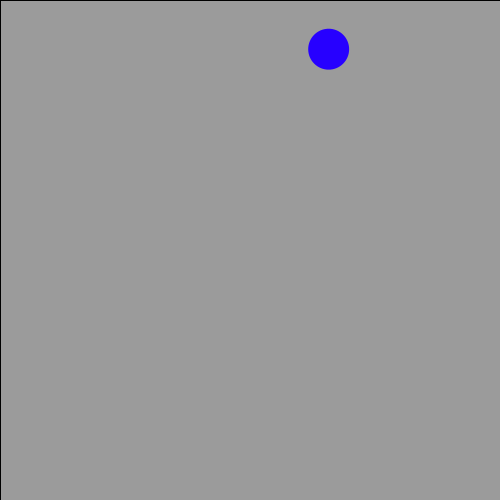
Frame 1 (no input)
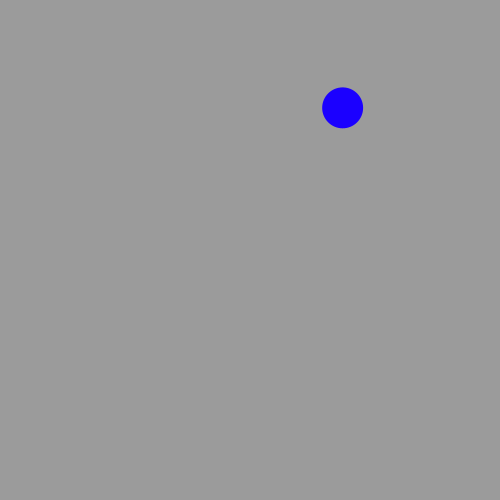
Frame 60 (the mouse pressed at the canvas centre just before this capture)
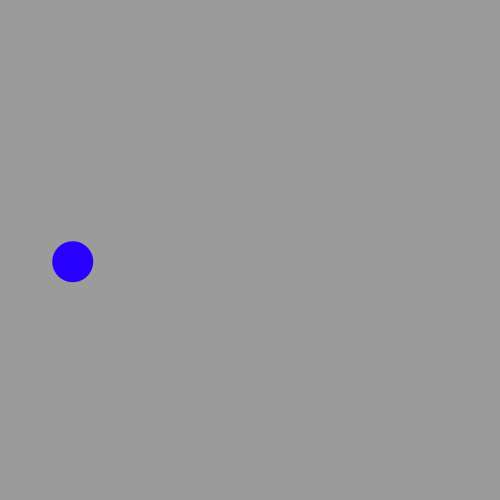
Frame 120 (the mouse held since frame 60 and released just before this capture)

The Processing sketch that drew these frames (run headless with seeded random() and noise(); from frame 60 on, the mouse is pressed at the canvas centre):

// Processing sketch: processing_106051
// ── processing_106051.pde

//declarify the variables
float xPos;
float yPos;
float radius;
float speed1;
float speed2;
float gravity=1;
 
//setup the variations
void setup () {
  size(500, 500);
  xPos = random(0, width);
  yPos = random(0, height/4);//y shouldn't be lesser th height, otherwise the ball an not upspring 
  radius = random(40, 41);//radius of the ball shaking when upspring
  speed1=random(3, 13);
  speed2=random(2, 18);
}
 
void draw() {
  background(255);
  fill(0, 100);
  rect(0, 0, width, height);//to erase the path of ball
 
 
  speed2+=gravity;
  xPos+=speed1;
  yPos+=speed2;
 
 
  if ((xPos <= radius/2)||(xPos >= width - radius/2)) {
    speed1 = -speed1;
  }
 
  if ((yPos <= radius/2)||(yPos >= height - radius/2)) {
    speed2 = -speed2*0.9;
    speed1=speed1*0.9;
     
  }
 
  if (yPos>= height-radius/2) {
    yPos=height-radius/2;
  }
  fill(random(0,125),0,255);
  noStroke();
  ellipse(xPos, yPos,radius,radius);  
}
